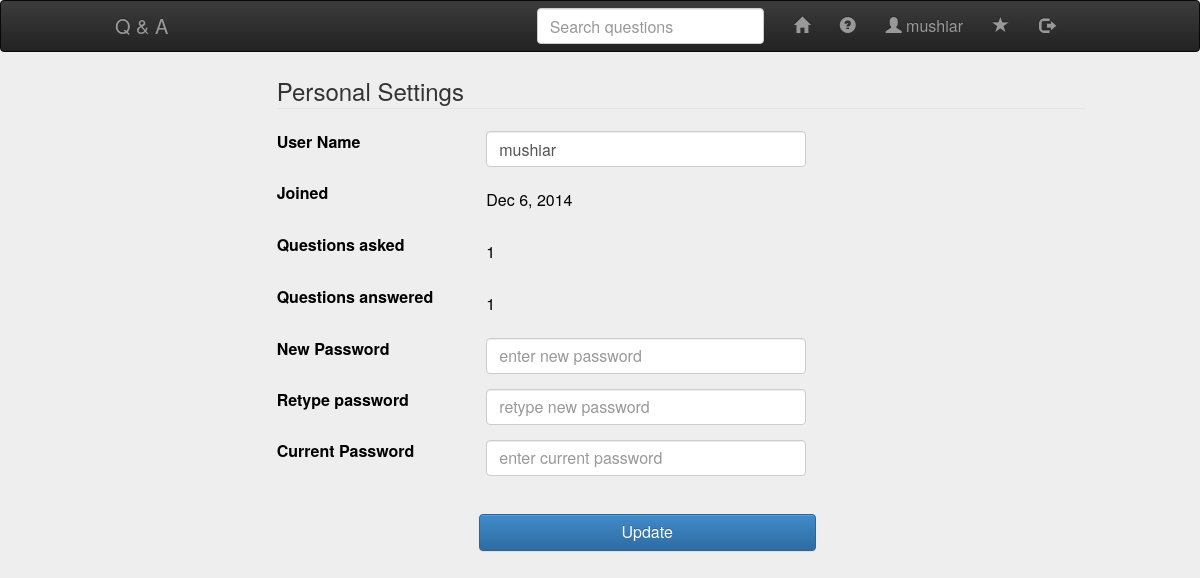
Screenshot of /users/index.php (signed in) with the database file from the repository.
### tables this page shows
CREATE TABLE `users` (
  `uid` int(12) unsigned NOT NULL AUTO_INCREMENT,
  `uname` varchar(30) NOT NULL,
  `login` varchar(30) NOT NULL,
  `password` varchar(100) NOT NULL,
  `joined` date NOT NULL,
  `admin` tinyint(1) NOT NULL DEFAULT '0',
  `superadmin` tinyint(1) NOT NULL DEFAULT '0',
  `q_asked` int(10) unsigned NOT NULL DEFAULT '0',
  `q_answered` int(10) unsigned NOT NULL DEFAULT '0',
  PRIMARY KEY (`uid`),
  UNIQUE KEY `login` (`login`),
  UNIQUE KEY `uname` (`uname`)
);

### assets/components/php/profile-snippet.php (called while the page is built, shortened)
<?php
$cr=parse_ini_file("../assets/components/credential.ini");
$host=$cr['host'];
$user=$cr['user'];
$pass=$cr['pass'];
$db=$cr['db'];
if(!($sqlhandle=mysqli_connect($host,$user,$pass,$db))){
	die(mysqli_error($sqlhandle));
}
require_once "../assets/components/php/functions.php";
if(isset($_SESSION['user_name'],$_SESSION['user_id'])){
	if($_SESSION['user_name']!=="" && $_SESSION['user_id']!==""){
		$query="SELECT * FROM users WHERE uid={$_SESSION['user_id']}";
		if(!($res=mysqli_query($sqlhandle,$query))){
			die(mysqli_error($sqlhandle));
		}
		$result=mysqli_fetch_assoc($res);
	}else{
		redirect_to('/login/');
	}
}else{
	redirect_to('/login/');
}
?>

### assets/components/php/functions.php (called while the page is built, shortened)
<?php
function date_string($d){
	$date=date_parse($d);
	$months=array("","Jan","Feb","Mar","Apr","May","Jun","Jul","Aug","Sep","Oct","Nov","Dec");
	$date_string=$months[$date['month']]." ".$date['day'].", ".$date['year'];
	return $date_string;
}
?>

### users/index.php (the view, shortened to what this page needs)
<?php
require_once "../assets/components/php/profile-snippet.php";
require_once "../assets/components/php/functions.php";
?>
<!doctype html>
<html>
	<head>
		<?php require_once "../assets/components/php/head-tag.php"; ?>
	</head>
	<body>
		<?php require_once "../assets/components/php/snippet-header.php"; ?>
		<div class="container">
			<section>
				<form role="form" action="../assets/components/php/process-profile.php" method="post" class="form-horizontal col-sm-offset-2" id="prof_form">
					<fieldset>
						<legend>Personal Settings</legend>
						<div class="form-group has-feedback">
							<label class="control-lable col-sm-3">User Name</label>
							<div class="col-sm-6 col-md-5">
								<input type="text" class="form-control" name="nuname" id="nuname" value="<?php echo $result['uname']; ?>">
								<span class="glyphicon form-control-feedback" aria-hidden="true"></span>
							</div>
						</div>
						<div class="form-group">
							<label class="control-lable col-sm-3">Joined</label>
							<div class="col-sm-6 col-md-5">
								<p class="form-control-static"><?php echo date_string($result['joined']); ?></p>
							</div>
						</div>
						<div class="form-group">
							<label class="control-lable col-sm-3">Questions asked</label>
							<div class="col-sm-6 col-md-5">
								<p class="form-control-static"><?php echo $result['q_asked']; ?></p>
							</div>
						</div>
						<div class="form-group">
							<label class="control-lable col-sm-3">Questions answered</label>
							<div class="col-sm-6 col-md-5">
								<p class="form-control-static"><?php echo $result['q_answered']; ?></p>
							</div>
						</div>
						<div class="form-group has-feedback">
							<label class="control-lable col-sm-3">New Password</label>
							<div class="col-sm-6 col-md-5">
								<input type="password" class="form-control" name="npass" id="npass" placeholder="enter new password" data-placement="top" data-toggle="tooltip" title="8-20 characters, must contain uppercase, lowercase, digit and symbol">
								<span class="glyphicon form-control-feedback"></span>
							</div>
						</div>
						<div class="form-group has-feedback">
							<label class="control-lable col-sm-3">Retype password</label>
							<div class="col-sm-6 col-md-5">
								<input type="password" class="form-control" id="rnpass" placeholder="retype new password">
								<span class="glyphicon form-control-feedback"></span>
							</div>
						</div>
						<div class="form-group has-feedback">
							<label class="control-lable col-sm-3">Current Password</label>
							<div class="col-sm-6 col-md-5">
								<input type="password" class="form-control" id="cpass" placeholder="enter current password">
								<span class="glyphicon form-control-feedback"></span>
							</div>
						</div>
						<br>
						<button type="submit" name="submit" value="Submit" id="submit" class="col-sm-offset-3 col-xs-12 col-sm-6 col-md-5 btn btn-primary">Update</button>
					</fieldset>
				</form>
			</section>
		</div>
	</body>
</html>

### assets/css/theme.css (style rules this page uses)
.btn-default,.btn-primary,.btn-success,.btn-info,.btn-warning,.btn-danger { text-shadow:0 -1px 0 rgba(0,0,0,0.2);-webkit-box-shadow:inset 0 1px 0 rgba(255,255,255,0.15),0 1px 1px rgba(0,0,0,0.075);box-shadow:inset 0 1px 0 rgba(255,255,255,0.15),0 1px 1px rgba(0,0,0,0.075) }
.btn-primary { background-image:-webkit-linear-gradient(top, #428bca 0, #2d6ca2 100%);background-image:-o-linear-gradient(top, #428bca 0, #2d6ca2 100%);background-image:linear-gradient(to bottom, #428bca 0, #2d6ca2 100%);filter:progid:DXImageTransform.Microsoft.gradient(startColorstr='#ff428bca', endColorstr='#ff2d6ca2', GradientType=0);filter:progid:DXImageTransform.Microsoft.gradient(enabled = false);background-repeat:repeat-x;border-color:#2b669a }

### assets/css/mystyles.css (style rules this page uses)
body { background-color:#eee;color:#000 }

### rows the page displays
users: nuname "mushiar", joined "Dec 6, 2014", q_asked "1", q_answered "1"

### other values shown
$_SESSION['user_name'] "mushiar"
